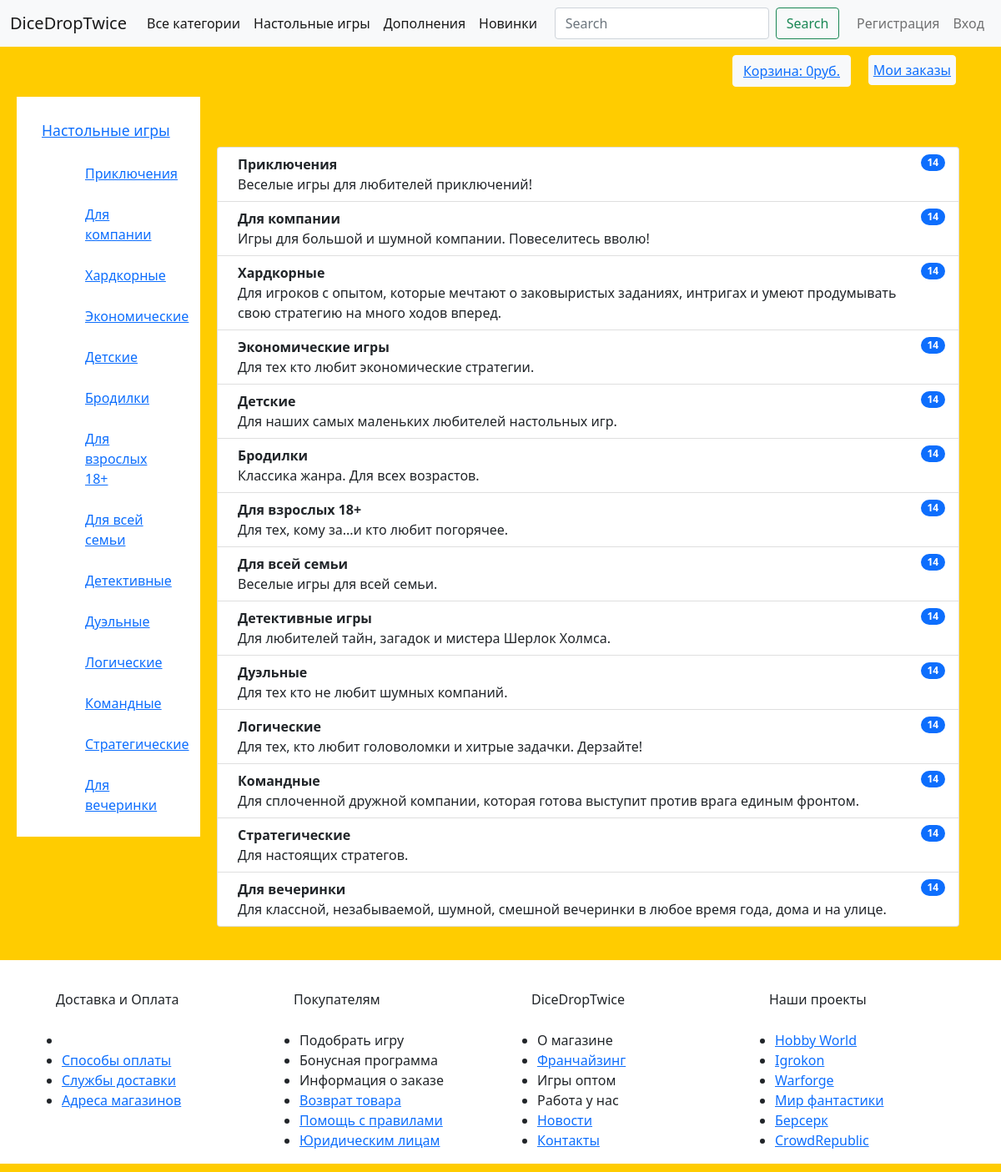
Screenshot of /boardgames/cathegory/ with the database file from the repository.
### boardgames/models.py (models this page shows, shortened)
class Cathegory(models.Model):
    name = models.CharField(max_length=300)
    description = models.TextField(max_length=400, null=True)

### boardgames/views.py (the view)
# urls.py: path("cathegory/", CathegoryListView.as_view(), name="cathegory_list"),
class CathegoryListView(ListView):
    context_object_name = "cathegorys"
    queryset = (Cathegory
                .objects
                .order_by("pk")
                .all()
                )

### cart/cart.py (called while the page is built)
    def get_total_price(self):
        return sum(Decimal(item['price']) * item['quantity'] for item in
                   self.cart.values())

### cart/context_processors.py (called while the page is built)
def cart(request):
    return {'cart': Cart(request)}

### boardgames/templates/boardgames/cathegory_list.html (shortened to what this page needs)
{% extends 'boardgames/base.html' %}
{% block body %}
  <div class="cathegory">
    <ul class="list-group">
      {% for cathegory in object_list %}
      <li class="list-group-item d-flex justify-content-between align-items-start">
        <div class="ms-2 me-auto">
          <div class="fw-bold">{{ cathegory.name }}</div>
          {{ cathegory.description }}
        </div>
        <span class="badge bg-primary rounded-pill">14</span>
      </li>
      {% endfor %}
    </ul>
  </div>
{% endblock %}

### boardgames/templates/boardgames/base.html (style rules this page uses)
body { background-color: #FFCC00; }
.cathegory { margin-top: 5px; margin-bottom: 5px; padding: 5px 10px; }

### boardgames/templates/boardgames/cathegory_list.html (style rules this page uses)
.list-group { margin-top: 50px; margin-bottom: 20px; }
.cathegory { padding: 10px 50px; }

### rows the page displays
Cathegory: name "Приключения", description "Веселые игры для любителей приключений!"
Cathegory: name "Для компании", description "Игры для большой и шумной компании. Повеселитесь вволю!"
Cathegory: name "Хардкорные", description "Для игроков с опытом, которые мечтают о заковыристых заданиях, интригах и умеют продумывать свою стратегию на много ходов вперед."
Cathegory: name "Экономические игры", description "Для тех кто любит экономические стратегии."
Cathegory: name "Детские", description "Для наших самых маленьких любителей настольных игр."
Cathegory: name "Бродилки", description "Классика жанра. Для всех возрастов."
Cathegory: name "Для взрослых 18+", description "Для тех, кому за...и кто любит погорячее."
Cathegory: name "Для всей семьи", description "Веселые игры для всей семьи."
Cathegory: name "Детективные игры", description "Для любителей тайн, загадок и мистера Шерлок Холмса."
Cathegory: name "Дуэльные", description "Для тех кто не любит шумных компаний."
Cathegory: name "Логические", description "Для тех, кто любит головоломки и хитрые задачки. Дерзайте!"
Cathegory: name "Командные", description "Для сплоченной дружной компании, которая готова выступит против врага единым фронтом."
Cathegory: name "Стратегические", description "Для настоящих стратегов."
Cathegory: name "Для вечеринки", description "Для классной, незабываемой, шумной, смешной вечеринки в любое время года, дома и на улице."

### other values shown
{{ cart.get_total_price }} "0"
